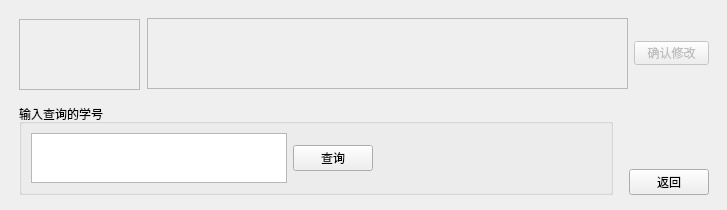
<?xml version="1.0" encoding="UTF-8"?>
<ui version="4.0">
 <class>Edit</class>
 <widget class="QWidget" name="Edit">
  <property name="geometry">
   <rect>
    <x>0</x>
    <y>0</y>
    <width>727</width>
    <height>210</height>
   </rect>
  </property>
  <property name="windowTitle">
   <string>修改与查询成绩</string>
  </property>
  <widget class="QWidget" name="widget_2" native="true">
   <property name="enabled">
    <bool>true</bool>
   </property>
   <property name="geometry">
    <rect>
     <x>9</x>
     <y>9</y>
     <width>709</width>
     <height>89</height>
    </rect>
   </property>
   <property name="font">
    <font>
     <kerning>true</kerning>
    </font>
   </property>
   <property name="styleSheet">
    <string notr="true"/>
   </property>
   <widget class="QTextEdit" name="textEdit_2">
    <property name="enabled">
     <bool>false</bool>
    </property>
    <property name="geometry">
     <rect>
      <x>138</x>
      <y>9</y>
      <width>481</width>
      <height>71</height>
     </rect>
    </property>
   </widget>
   <widget class="QPushButton" name="pushButton_3">
    <property name="enabled">
     <bool>false</bool>
    </property>
    <property name="geometry">
     <rect>
      <x>625</x>
      <y>32</y>
      <width>75</width>
      <height>24</height>
     </rect>
    </property>
    <property name="sizePolicy">
     <sizepolicy hsizetype="Fixed" vsizetype="Fixed">
      <horstretch>0</horstretch>
      <verstretch>0</verstretch>
     </sizepolicy>
    </property>
    <property name="minimumSize">
     <size>
      <width>0</width>
      <height>23</height>
     </size>
    </property>
    <property name="styleSheet">
     <string notr="true"/>
    </property>
    <property name="text">
     <string>确认修改</string>
    </property>
   </widget>
   <widget class="QListView" name="listView">
    <property name="enabled">
     <bool>false</bool>
    </property>
    <property name="geometry">
     <rect>
      <x>10</x>
      <y>10</y>
      <width>121</width>
      <height>71</height>
     </rect>
    </property>
   </widget>
  </widget>
  <widget class="QWidget" name="widget" native="true">
   <property name="geometry">
    <rect>
     <x>9</x>
     <y>104</y>
     <width>711</width>
     <height>91</height>
    </rect>
   </property>
   <layout class="QGridLayout" name="gridLayout">
    <item row="1" column="2">
     <widget class="QPushButton" name="pushButton_2">
      <property name="enabled">
       <bool>true</bool>
      </property>
      <property name="sizePolicy">
       <sizepolicy hsizetype="Fixed" vsizetype="Fixed">
        <horstretch>0</horstretch>
        <verstretch>0</verstretch>
       </sizepolicy>
      </property>
      <property name="text">
       <string>返回</string>
      </property>
     </widget>
    </item>
    <item row="0" column="0" rowspan="2">
     <widget class="QGroupBox" name="groupBox">
      <property name="sizePolicy">
       <sizepolicy hsizetype="Fixed" vsizetype="Fixed">
        <horstretch>0</horstretch>
        <verstretch>0</verstretch>
       </sizepolicy>
      </property>
      <property name="maximumSize">
       <size>
        <width>16777215</width>
        <height>227</height>
       </size>
      </property>
      <property name="title">
       <string>输入查询的学号</string>
      </property>
      <layout class="QHBoxLayout" name="horizontalLayout">
       <item>
        <widget class="QTextEdit" name="textEdit">
         <property name="maximumSize">
          <size>
           <width>16777215</width>
           <height>192</height>
          </size>
         </property>
        </widget>
       </item>
       <item>
        <widget class="QPushButton" name="pushButton">
         <property name="text">
          <string>查询</string>
         </property>
        </widget>
       </item>
       <item>
        <spacer name="horizontalSpacer">
         <property name="orientation">
          <enum>Qt::Horizontal</enum>
         </property>
         <property name="sizeHint" stdset="0">
          <size>
           <width>228</width>
           <height>20</height>
          </size>
         </property>
        </spacer>
       </item>
      </layout>
     </widget>
    </item>
   </layout>
  </widget>
 </widget>
 <resources/>
 <connections/>
</ui>
